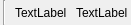
<?xml version="1.0" encoding="UTF-8"?>
<ui version="4.0">
 <class>StorageData</class>
 <widget class="QWidget" name="StorageData">
  <property name="geometry">
   <rect>
    <x>0</x>
    <y>0</y>
    <width>131</width>
    <height>25</height>
   </rect>
  </property>
  <property name="windowTitle">
   <string>Form</string>
  </property>
  <layout class="QHBoxLayout" name="horizontalLayout">
   <property name="leftMargin">
    <number>0</number>
   </property>
   <property name="topMargin">
    <number>0</number>
   </property>
   <property name="rightMargin">
    <number>0</number>
   </property>
   <property name="bottomMargin">
    <number>0</number>
   </property>
   <item>
    <widget class="Line" name="line">
     <property name="orientation">
      <enum>Qt::Orientation::Vertical</enum>
     </property>
    </widget>
   </item>
   <item>
    <widget class="QLabel" name="harddriveLabel1">
     <property name="sizePolicy">
      <sizepolicy hsizetype="Fixed" vsizetype="Preferred">
       <horstretch>0</horstretch>
       <verstretch>0</verstretch>
      </sizepolicy>
     </property>
     <property name="text">
      <string>TextLabel</string>
     </property>
    </widget>
   </item>
   <item>
    <widget class="QLabel" name="harddriveLabel2">
     <property name="sizePolicy">
      <sizepolicy hsizetype="Fixed" vsizetype="Preferred">
       <horstretch>0</horstretch>
       <verstretch>0</verstretch>
      </sizepolicy>
     </property>
     <property name="text">
      <string>TextLabel</string>
     </property>
    </widget>
   </item>
  </layout>
 </widget>
 <resources/>
 <connections/>
</ui>
